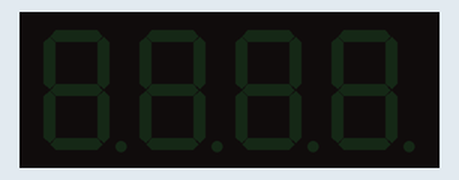
Recording of a sketch running on a simulated Arduino Uno, built with avr-gcc and run on an emulated ATmega328P. Shown: 4-digit seven-segment display.

Above: at 0.1 s.
At 2.6 s:
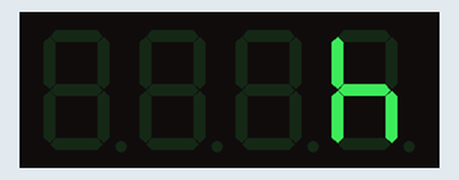
At 4.1 s:
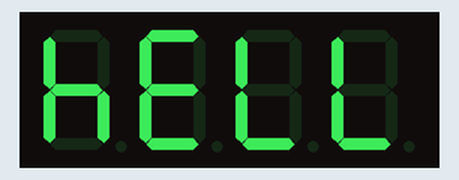
At 8.1 s:
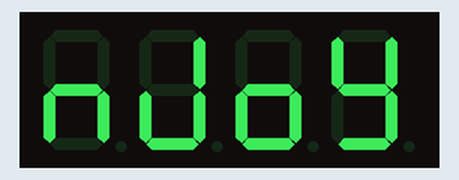
At 12.1 s:
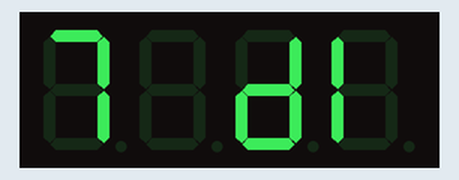
At 16.1 s:
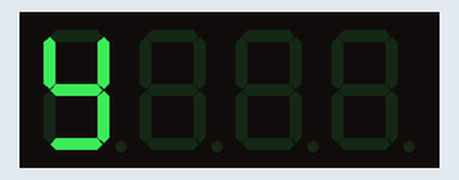

Measured:
- by itself, everything shown: repeats every 17.5 s, in 29 steps
- what the display in image 1 shows lasts 0.5 s, from 2.5 s to 3.0 s

The sketch:

async_test.ino
```cpp
#include "GyverTM1637.h"

int GetInt(int segmentNumber);
int GetInt(char segmentChar);
int CombineSegments(const String& segmentString);
int CombineSegments(const int segments[], size_t seg_sz);
int getDisplayChar(char c);
bool IsModifyedStr(const String& str);
String ModString(const String& str);
byte* GetDisplayByteArray(String str);
void runningTextDK(const String& str, int _delay);

class TM1637Animation
{
  public:
    MyClass() {}

    void InitAnimation(const String& str, int _delay, GyverTM1637* disp)
    {
        if (message != NULL) { delete[] message; message = NULL; }
        String Mstr = ModString(str);
        last_millis = millis();
        message = GetDisplayByteArray(Mstr);
        MSGSZ = Mstr.length();
        delay = _delay;
        display = disp;
    }

    void OnAnimation()
    {
      unsigned long currentMillis = millis();
      if (currentMillis - last_millis >= delay) {
        last_millis = currentMillis;
        display->displayByte(message);
        shiftMessage();
      }
    }

    void StopAnimation()
    {
      display->clear();
    }

    void shiftMessage()
    {
      byte temp = message[0];
      for (int i = 1; i < MSGSZ; i++) {
        message[i - 1] = message[i];
      }
      message[MSGSZ - 1] = temp;
    }

  //private:
    unsigned long last_millis = 0;
    GyverTM1637* display = NULL;
    byte* message = NULL;
    int MSGSZ = 0;
    int delay = 0;
};

  GyverTM1637 disp1(2, 4);
  TM1637Animation disp1anim;


void setup()
{
  disp1.clear();        // очистить
  disp1.brightness(0);  // яркость 0-7

  String _out = "hello  enjoy 1637 display";
  int delay = 500;
  //runningTextDK(_out, 500);
  //disp1anim = TM1637Animation();
  disp1anim.InitAnimation(_out, delay, &disp1);
}

void loop()
{
    //disp1anim.OnAnimation();
    //disp1anim.StopAnimation();
    String _out = "hello  enjoy 1637 display";
    runningTextDK(_out, 500);
    //delay(100);
}


//~~~~~~~~~~~~~~~~~~~~~~~~~~~~~~~~~~~~~~~~~~7SEGMENT~~~~~~~~~BY~DIKTOR~~~~~~
//int GetInt(int segmentNumber);
//int GetInt(char segmentChar);
//int CombineSegments(const String& segmentString);
//int CombineSegments(const int segments[], size_t seg_sz);
//int getDisplayChar(char c);
//bool IsModifyedStr(const String& str);
//String ModString(const String& str);
//byte* GetDisplayByteArray(String str);
//void runningTextDK(const String& str, int _delay);
// Функция, возвращающая значение для включения сегмента по указанному номеру
int GetInt(int segmentNumber)
{
    /*
     _a_
   f|   |b
    |_g_|
   e|   |c
    |_d_|
  */
  // mask B ~ G F E D C B A  // 0 disabled 1 enabled

  // В зависимости от номера сегмента возвращаем соответствующее значение
  switch (segmentNumber) {
    case 1:
      return B00000001; // A
    case 2:
      return B00000010; // B
    case 3:
      return B00000100; // C
    case 4:
      return B00001000; // D
    case 5:
      return B00010000; // E
    case 6:
      return B00100000; // F
    case 7:
      return B01000000; // G
    default:
      return 0; // Возвращаем 0 для выключения всех сегментов
  }
}

int GetInt(char segmentChar)
{
  char lowercaseChar = tolower(segmentChar);
  switch (lowercaseChar) {
    case 'a':
      return B00000001; // A
    case 'b':
      return B00000010; // B
    case 'c':
      return B00000100; // C
    case 'd':
      return B00001000; // D
    case 'e':
      return B00010000; // E
    case 'f':
      return B00100000; // F
    case 'g':
      return B01000000; // G
    default:
      return 0;
  }
}

int CombineSegments(const String& segmentString) // "abcdefg"
{
  int result = 0;
  for (char segmentChar : segmentString) {
    result |= GetInt(segmentChar);
  }
  return result;
}

//size_t seg_sz = sizeof(segments) / sizeof(segments[0]);
int CombineSegments(const int segments[], size_t seg_sz)
{
  int result = 0;
  for (size_t i = 0; i < seg_sz; ++i) {
    result |= GetInt(segments[i]);
  }
  return result;
}

//uint8_t getDisplayChar(char c)
int getDisplayChar(char c)
{
  /*
     _a_
   f|   |b
    |_g_|
   e|   |c
    |_d_|
  */
  // mask B ~ G F E D C B A  // 0 disabled 1 enabled

  // GetInt(char segmentChar)
  // int CombineSegments(String segmentString) // "abcdefg"
  c = tolower(c);
  switch (c)
  {
    case 'a': return CombineSegments("abcefg");
    case 'b': return CombineSegments("cdefg");
    case 'c': return CombineSegments("adef");
    case 'd': return CombineSegments("bcdeg");
    case 'e': return CombineSegments("adefg");
    case 'f': return CombineSegments("aefg");
    case 'g': return CombineSegments("abcdfg");
    case 'h': return CombineSegments("cefg");
    //case 'i': return CombineSegments("c");
    case 'i': return CombineSegments("ef");
    case 'j': return CombineSegments("bcde");
    case 'k': return CombineSegments("bcefg");
    case 'l': return CombineSegments("def");
    case 'm': return CombineSegments("ace");
    case 'n': return CombineSegments("ceg");
    case 'o': return CombineSegments("cdeg");
    case 'p': return CombineSegments("abefg");
    case 'q': return CombineSegments("abcfg");
    case 'r': return CombineSegments("eg");
    case 's': return CombineSegments("acdfg");
    case 't': return CombineSegments("defg");
    case 'u': return CombineSegments("bcdef");
    case 'v': return CombineSegments("cde");
    case 'w': return CombineSegments("bdf");
    case 'x': return CombineSegments("bcefg");
    case 'y': return CombineSegments("bcdfg");
    case 'z': return CombineSegments("abdeg");

    case '0': return CombineSegments("abcdef");
    case '1': return CombineSegments("bc");
    case '2': return CombineSegments("abdeg");
    case '3': return CombineSegments("abcdg");
    case '4': return CombineSegments("bcfg");
    case '5': return CombineSegments("acdfg");
    case '6': return CombineSegments("acdefg");
    case '7': return CombineSegments("abc");
    case '8': return CombineSegments("abcdefg");
    case '9': return CombineSegments("abcdfg");

    case '-': return CombineSegments("g");
    case '_': return CombineSegments("d");
    case '=': return CombineSegments("dg");
    case ' ': return CombineSegments("");
    default: return CombineSegments("");
  }
}

/*bool IsModifyedStr(const String& str)
{
  if(str.length() > 8)
  { return ((str[0]==' ') && (str[1]==' ') && (str[2]==' ') && (str[3]==' ') && (str[str.length()-4]==' ') && (str[str.length()-3]==' ') && (str[str.length()-2]==' ') && (str[str.length()-1]==' ')); }
  return false;
}*/
String ModString(const String& str) { return ("    " + str + " " ); }
String GyverModString(const String& str) { return ("    " + str + "   " ); }

byte* GetDisplayByteArray(String str)
{
  if (str == NULL || str.length() == 0) { return NULL; }
  //if(!IsModifyedStr(str)) { str = ModString(str); }
  //str = str.substring(0, min(str.length(), 4));
  //while (str.length() < 4) { str += " "; }

  byte* byteArray = new byte[str.length()];
  for (int i = 0; i < str.length(); i++) { byteArray[i] = getDisplayChar(str[i]); }
  //byte* byteArray = new byte[str.length()+8]; // ____TEXT____
  //for (int i = 0; i < 4; i++) { byteArray[i] = CombineSegments(""); }
  //for (int i = 4; i < str.length(); i++) { byteArray[i] = getDisplayChar(str[i]); }
  //for (int i = str.length(); i < 4; i++) { byteArray[i] = CombineSegments(""); }
  return byteArray; // !! delete[] byteArray;
}
void runningTextDK(const String& str, int _delay)
{
  String Mstr = ModString(str);
  byte* bytes = GetDisplayByteArray(Mstr);
  int STRSZ = Mstr.length();
  runningString(bytes, STRSZ, _delay);
  //disp.runningString(bytes, sizeof(bytes), 200);
  delete[] bytes;
}
void runningString(uint8_t DispData[], byte amount, int delayMs)
 {
    uint8_t segm_data[amount + 8];    // оставляем место для 4х пустых слотов в начале и в конце
    for (byte i = 0; i < 4; i++) {  // делаем первые 4 символа пустыми
        segm_data[i] = 0x00;
    }
    for (byte i = 0; i < amount; i++) {  // далее забиваем тем что на входе (сам текст строки)
        segm_data[i + 4] = DispData[i];
    }
    for (byte i = amount + 4; i < amount + 8; i++) {  // и последние 4 тоже забиваем пустыми символами
        segm_data[i] = 0x00;
    }
    for (byte i = 0; i <= amount + 4; i++) {   // выводим
        disp1.displayByte(segm_data[i], segm_data[i + 1], segm_data[i + 2], segm_data[i + 3]);
        delay(delayMs);
    }
}
//~~~~~~~~~~~~~~~~~~~~~~~~~~~~~~~~~~~~~~~~~~~~~~~~~~~~~~~~~~~~~~~~~~~
```
